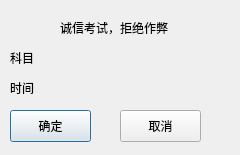
<?xml version="1.0" encoding="UTF-8"?>
<ui version="4.0">
 <class>Dialog</class>
 <widget class="QDialog" name="Dialog">
  <property name="geometry">
   <rect>
    <x>0</x>
    <y>0</y>
    <width>240</width>
    <height>155</height>
   </rect>
  </property>
  <property name="windowTitle">
   <string>Dialog</string>
  </property>
  <widget class="QLabel" name="label">
   <property name="geometry">
    <rect>
     <x>60</x>
     <y>20</y>
     <width>181</width>
     <height>16</height>
    </rect>
   </property>
   <property name="text">
    <string>诚信考试，拒绝作弊</string>
   </property>
  </widget>
  <widget class="QLabel" name="label_2">
   <property name="geometry">
    <rect>
     <x>10</x>
     <y>50</y>
     <width>41</width>
     <height>16</height>
    </rect>
   </property>
   <property name="text">
    <string>科目</string>
   </property>
  </widget>
  <widget class="QLabel" name="labelMajor">
   <property name="geometry">
    <rect>
     <x>50</x>
     <y>50</y>
     <width>171</width>
     <height>16</height>
    </rect>
   </property>
   <property name="text">
    <string/>
   </property>
  </widget>
  <widget class="QLabel" name="label_4">
   <property name="geometry">
    <rect>
     <x>10</x>
     <y>80</y>
     <width>41</width>
     <height>16</height>
    </rect>
   </property>
   <property name="text">
    <string>时间</string>
   </property>
  </widget>
  <widget class="QLabel" name="labelTime">
   <property name="geometry">
    <rect>
     <x>50</x>
     <y>80</y>
     <width>171</width>
     <height>16</height>
    </rect>
   </property>
   <property name="text">
    <string/>
   </property>
  </widget>
  <widget class="QPushButton" name="pushButton">
   <property name="geometry">
    <rect>
     <x>10</x>
     <y>110</y>
     <width>81</width>
     <height>32</height>
    </rect>
   </property>
   <property name="text">
    <string>确定</string>
   </property>
  </widget>
  <widget class="QPushButton" name="pushButton_2">
   <property name="geometry">
    <rect>
     <x>120</x>
     <y>110</y>
     <width>81</width>
     <height>32</height>
    </rect>
   </property>
   <property name="text">
    <string>取消</string>
   </property>
  </widget>
 </widget>
 <resources/>
 <connections/>
</ui>
